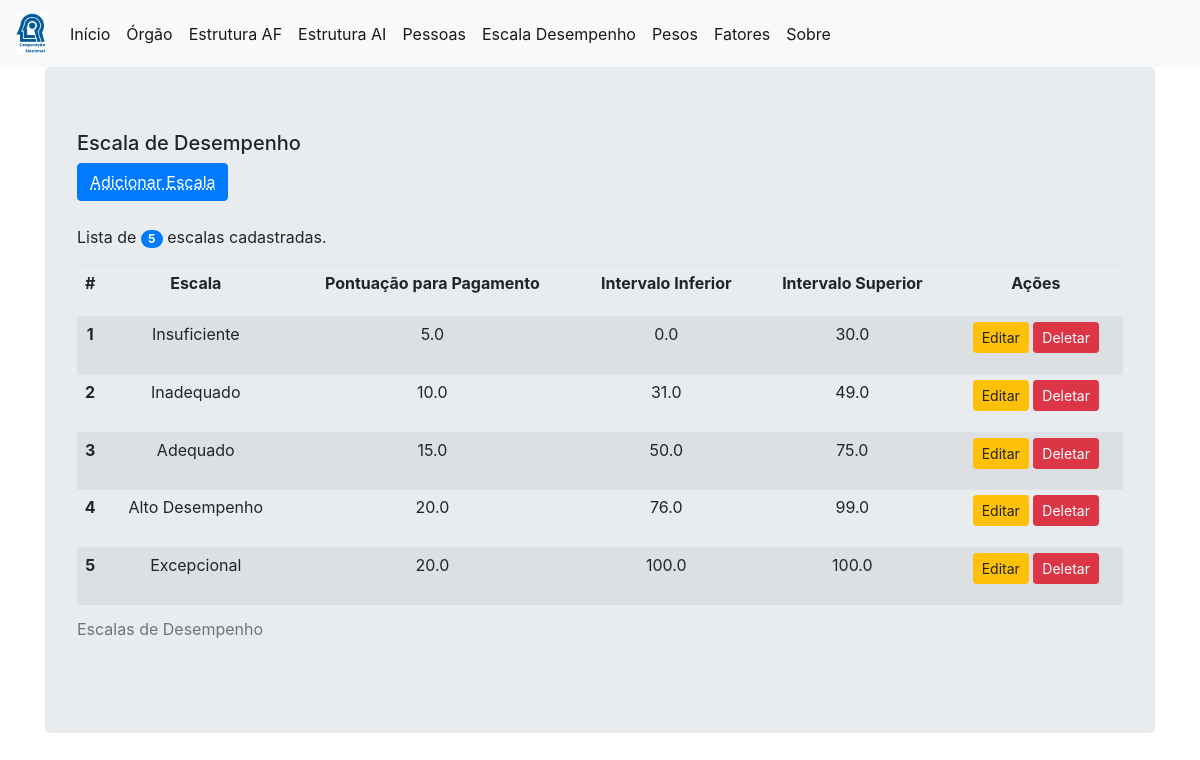
/lista_escala_desempenho, run on the app's committed database.
### project/models.py (models this page shows, shortened)
class Escala_Desempenho (db.Model):
    __tablename__ = "escala_desempenho"
    id            = db.Column(db.Integer,primary_key=True)
    escala        = db.Column(db.String)
    alcance       = db.Column(db.Float)
    intervalo_inf = db.Column(db.Float)
    intervalo_sup = db.Column(db.Float)

### project/core/views.py (the view)
@core.route('/lista_escala_desempenho')
def lista_escala_desempenho():
    escalas = db.session.query(Escala_Desempenho).order_by(Escala_Desempenho.alcance).all()
    return render_template('lista_escala_desempenho.html', escalas=escalas)

### app.py (called while the page is built)
@app.template_filter('decimal_com_virgula')
def decimal_com_virgula(valor):
    if valor == None or valor == '':
        return 0
    else:
        return locale.format_string('%.1f',valor,grouping=True)

### project/templates/lista_escala_desempenho.html (shortened to what this page needs)
{% extends "base.html" %}
{% block content %}
<div class="container">
<div class="jumbotron">
  <h5>Escala de Desempenho</h5>
    <div class="row">
      <div class="col">
        <a href="{{url_for('core.add_escala_desempenho')}}" class="btn btn-primary" role="button" aria-pressed="false">
          <abbr title="Adicionar uma nova escala de desempenho.">Adicionar Escala</a>
      </div>
    </div>
<br>
<caption>
  <div class="row">
      <div class="col">
        <p>Lista de <span class="badge badge-pill badge-primary">{{escalas|length}}</span> escalas cadastradas.</p>
      </div>
  </div>
</caption>
  <table class="table table-striped table-hover table-sm">
    <caption>Escalas de Desempenho</caption>
    <thead>
      <tr>
        <th scope="col"><p align="center">#</p></th>
        <th scope="col"><p align="center">Escala</p></th>
        <th scope="col"><p align="center">Pontuação para Pagamento</p></th>
        <th scope="col"><p align="center">Intervalo Inferior</p></th>
        <th scope="col"><p align="center">Intervalo Superior</p></th>
        <th scope="col"><p align="center">Ações</p></th>
      </tr>
    </thead>
    <tbody>
      {% for escala in escalas %}
        <tr>
          <th scope="row"><p align="center">{{escalas.index(escala) + 1}}</p></th>
          <td><p align="center">{{escala.escala}}</p></td>
          <td><p align="center">{{escala.alcance|decimal_com_virgula}}</p></td>
          <td><p align="center">{{escala.intervalo_inf|decimal_com_virgula}}</p></td>
          <td><p align="center">{{escala.intervalo_sup|decimal_com_virgula}}</p></td>
          <td><p align="center">
            <a href="{{url_for('core.edit_escala_desempenho', escala_id=escala.id)}}" class="btn btn-sm btn-warning">Editar</a>
            <button type="button" class="btn btn-sm btn-danger" data-toggle='modal' data-target='#del_modal{{escala.id}}'>Deletar</button>
          </p></td>
        </tr>
      {% endfor %}
    </tbody>
  </table>
</div>
</div>
{% endblock %}

### data on the page
Escala_Desempenho: escalas.index(escala)+1 "1", escala "Insuficiente", alcance|decimal_com_virgula "5.0", intervalo_inf|decimal_com_virgula "0.0", intervalo_sup|decimal_com_virgula "30.0"
Escala_Desempenho: escalas.index(escala)+1 "2", escala "Inadequado", alcance|decimal_com_virgula "10.0", intervalo_inf|decimal_com_virgula "31.0", intervalo_sup|decimal_com_virgula "49.0"
Escala_Desempenho: escalas.index(escala)+1 "3", escala "Adequado", alcance|decimal_com_virgula "15.0", intervalo_inf|decimal_com_virgula "50.0", intervalo_sup|decimal_com_virgula "75.0"
Escala_Desempenho: escalas.index(escala)+1 "4", escala "Alto Desempenho", alcance|decimal_com_virgula "20.0", intervalo_inf|decimal_com_virgula "76.0", intervalo_sup|decimal_com_virgula "99.0"
Escala_Desempenho: escalas.index(escala)+1 "5", escala "Excepcional", alcance|decimal_com_virgula "20.0", intervalo_inf|decimal_com_virgula "100.0", intervalo_sup|decimal_com_virgula "100.0"

### other printed values
{{ escalas|length }} "5"
